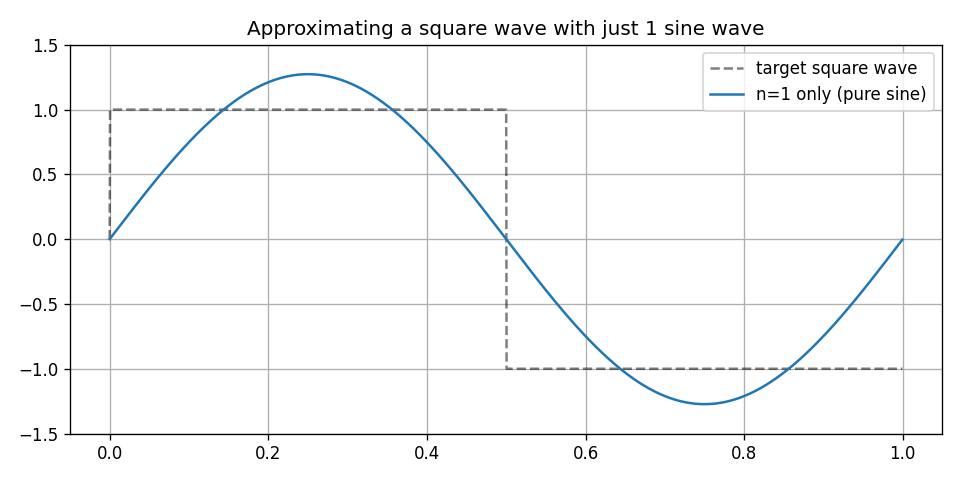

The script that saved this image:
import numpy as np
import matplotlib
matplotlib.use("Agg")  # 不弹窗，直接存成图片文件
import matplotlib.pyplot as plt

# --- 基本参数 ---
N = 2048     # 采样点数（这段时间里取多少个点）
T = 1.0      # 信号总长度是 1 秒
f0 = 1       # 基础频率 1 Hz（1秒内正好震荡1个周期）

# 时间轴：从 0 到 1 秒，均匀取 2048 个点
t = np.linspace(0.0, T, N, endpoint=False)

# --- 真正的方波（目标）---
square = np.sign(np.sin(2.0 * np.pi * f0 * t))

# --- 只用 n=1 这一项去逼近 ---
def one_harmonic(t, f0, n):
    return (4 / np.pi) * np.sin(2 * np.pi * n * f0 * t) / n

y1 = one_harmonic(t, f0, 1)

plt.figure(figsize=(8, 4))
plt.plot(t, square, 'k--', alpha=0.5, label="target square wave")
plt.plot(t, y1, label="n=1 only (pure sine)")
plt.title("Approximating a square wave with just 1 sine wave")
plt.ylim(-1.5, 1.5)
plt.grid(True)
plt.legend()
plt.tight_layout()
plt.savefig("step1_single_sine.png", dpi=120)
print("saved step1_single_sine.png")
